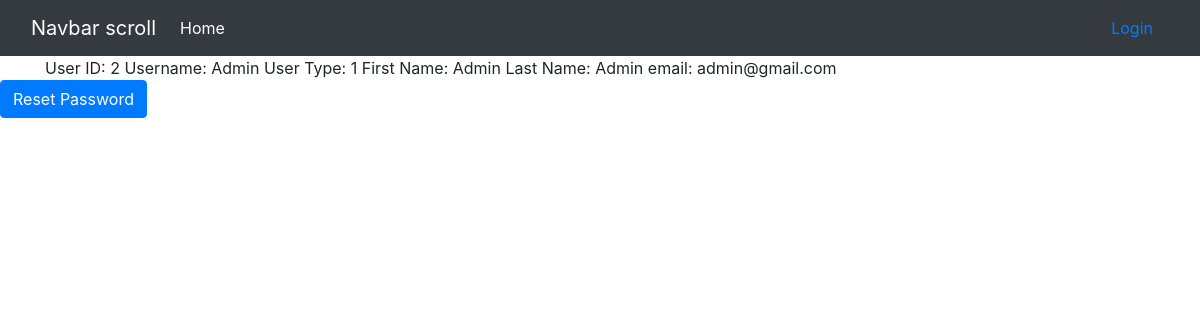
Page /userProfile_page.php (signed in) on the committed database.
### tables this page shows
CREATE TABLE Users (
    Users_id int  NOT NULL AUTO_INCREMENT,
    Login varchar(20)  NOT NULL,
    Password varchar(20)  NOT NULL,
    UserType int  NOT NULL,
    FirstName varchar(20)  NOT NULL,
    LastName varchar(20)  NOT NULL,
    Email varchar(30)  NOT NULL,
    CONSTRAINT Users_pk PRIMARY KEY (Users_id)
);

### userProfile_page.php (the view, shortened to what this page needs)
<html>
<head>
    <link rel="stylesheet" href="https://cdn.jsdelivr.net/npm/bootstrap@4.3.1/dist/css/bootstrap.min.css"
>
</head>
<body>
<nav class="navbar navbar-expand-lg bg-body-tertiary navbar-dark bg-dark">
    <div class="container-fluid">
        <a class="navbar-brand" href="#">Navbar scroll</a>
        <div class="collapse navbar-collapse" id="navbarScroll">
            <ul class="navbar-nav me-auto my-2 my-lg-0 navbar-nav-scroll" style="--bs-scroll-height: 100px;">
                <li class="nav-item">
                    <a class="nav-link active" aria-current="page" href="home_page.php">Home</a>
                </li>
            </ul>
        </div>
        <?php
        if (!isset($_SESSION["is_logged"])) {
            ?>
            <a class="nav-link active" aria-current="page" href="login_page.php">Login</a>
            <?php
        } else {
            ?>
            <a class="nav-link active" aria-current="page" href="logout.php">Log out</a>
            <?php
        }
        ?>
    </div>
</nav>
<div class="container">
<?php
$conn = new mysqli("localhost", "root", "", "blog");
$sql = "SELECT * FROM users WHERE Users_id=?";
$stmt = $conn->prepare($sql);
$stmt->bind_param("i", $_SESSION["loggedUser_id"]);
$stmt->execute();
$result = $stmt->get_result();
if ($result->num_rows > 0) {
    while ($row = $result->fetch_assoc()) {
        echo "User ID: " . $row["Users_id"] . " Username: " . $row["Login"] . " User Type: " . $row["UserType"] . " First Name: " .
            $row["FirstName"] . " Last Name: " . $row["LastName"] . " email: " . $row["Email"];
    }
}
?>
</div>
<form method="POST" action="resetPassword_page.php">
    <input class="btn btn-primary" type="submit" value="Reset Password">
</form>

### rows in the picture
users: Users_id "2", Login "Admin", UserType "1", FirstName "Admin", LastName "Admin", Email "admin@gmail.com"
